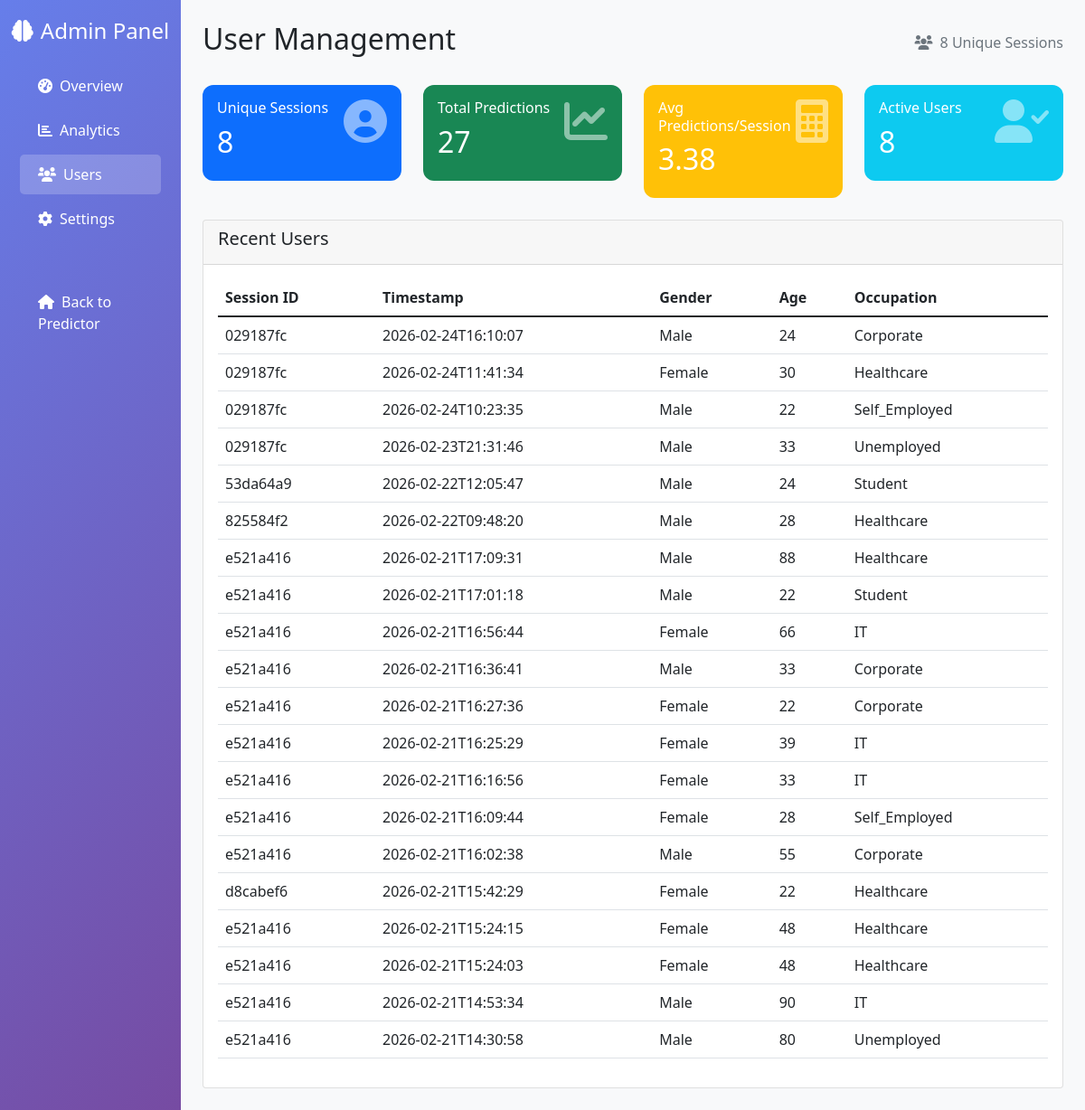
Screenshot of /users with the database file from the repository.
### tables this page shows
CREATE TABLE predictions
                     (id INTEGER PRIMARY KEY AUTOINCREMENT,
                      timestamp DATETIME,
                      session_id TEXT,
                      gender TEXT,
                      age INTEGER,
                      occupation TEXT,
                      country TEXT,
                      family_history TEXT,
                      days_indoors TEXT,
                      growing_stress TEXT,
                      mood_swings TEXT,
                      coping_struggles TEXT,
                      work_interest TEXT,
                      social_weakness TEXT,
                      changes_habits TEXT,
                      behavioral_score INTEGER,
                      risk_level TEXT,
                      confidence FLOAT,
                      top_factors TEXT);

### app.py (the view)
@app.route('/users')
def users():
    logger.info("Users page requested")
    try:
        conn = sqlite3.connect('mental_health.db')
        user_stats = conn.execute('''
            SELECT
                COUNT(DISTINCT session_id) as unique_sessions,
                COUNT(*) as total_predictions
            FROM predictions
        ''').fetchone()
        recent_users = conn.execute('''
            SELECT DISTINCT session_id, timestamp, gender, age, occupation
            FROM predictions
            ORDER BY timestamp DESC
            LIMIT 20
        ''').fetchall()
        conn.close()
        return render_template('users.html',
                             user_stats=user_stats,
                             recent_users=recent_users)
    except Exception as e:
        logger.error(f"Users page failed: {e}")
        return f"<h1>Users Error</h1><p>{str(e)}</p>", 500

### app.py (called while the page is built, shortened)
@app.before_request
def before_request():
    session['start_time'] = datetime.now()
    if request.endpoint and request.endpoint != 'static':
        logger.info(f"Request: {request.method} {request.path}")
        logger.debug(f"Headers: {dict(request.headers)}")
        if request.method == 'POST' and request.form:
            logger.debug(f"Form data: {dict(request.form)}")
        if request.method == 'POST' and request.json:
            logger.debug(f"JSON data: {request.json}")

@app.after_request
def after_request(response):
    if request.endpoint and request.endpoint != 'static':
        start_time = session.get('start_time', datetime.now())
        response_time = (datetime.now() - start_time).total_seconds()
        logger.info(f"Response: {request.method} {request.path} -> {response.status_code} ({response_time:.3f}s)")
    return response

### templates/users.html (shortened to what this page needs)
<!DOCTYPE html>
<html lang="en">
<head>
    <link href="https://cdn.jsdelivr.net/npm/bootstrap@5.1.3/dist/css/bootstrap.min.css" rel="stylesheet">
    <link rel="stylesheet" href="https://cdnjs.cloudflare.com/ajax/libs/font-awesome/6.0.0/css/all.min.css">
</head>
<body>
<div class="container-fluid">
    <div class="row">
        <div class="col-md-2 sidebar">
            <h4 class="text-center mb-4">
                <i class="fas fa-brain me-2"></i>Admin Panel
            </h4>
            <a href="/dashboard">
                <i class="fas fa-tachometer-alt me-2"></i>Overview
            </a>
            <a href="/analytics">
                <i class="fas fa-chart-bar me-2"></i>Analytics
            </a>
            <a href="/users" class="active">
                <i class="fas fa-users me-2"></i>Users
            </a>
            <a href="/settings">
                <i class="fas fa-cog me-2"></i>Settings
            </a>
            <a href="/" class="mt-5">
                <i class="fas fa-home me-2"></i>Back to Predictor
            </a>
        </div>
        <div class="col-md-10 p-4">
            <div class="d-flex justify-content-between align-items-center mb-4">
                <h2>User Management</h2>
                <span class="text-muted">
                    <i class="fas fa-users me-1"></i>
                    {{ user_stats[0] or 0 }} Unique Sessions
                </span>
            </div>
            <div class="row mb-4">
                <div class="col-md-3">
                    <div class="card stat-card bg-primary text-white">
                        <div class="card-body d-flex justify-content-between">
                            <div>
                                <h6>Unique Sessions</h6>
                                <h2>{{ user_stats[0] or 0 }}</h2>
                            </div>
                            <i class="fas fa-user-circle fa-3x opacity-50"></i>
                        </div>
                    </div>
                </div>
                <div class="col-md-3">
                    <div class="card stat-card bg-success text-white">
                        <div class="card-body d-flex justify-content-between">
                            <div>
                                <h6>Total Predictions</h6>
                                <h2>{{ user_stats[1] or 0 }}</h2>
                            </div>
                            <i class="fas fa-chart-line fa-3x opacity-50"></i>
                        </div>
                    </div>
                </div>
                <div class="col-md-3">
                    <div class="card stat-card bg-warning text-white">
                        <div class="card-body d-flex justify-content-between">
                            <div>
                                <h6>Avg Predictions/Session</h6>
                                <h2>{{ "%.2f"|format((user_stats[1] or 0) / ((user_stats[0] or 1) if (user_stats[0] or 1) > 0 else 1)) }}</h2>
                            </div>
                            <i class="fas fa-calculator fa-3x opacity-50"></i>
                        </div>
                    </div>
                </div>
                <div class="col-md-3">
                    <div class="card stat-card bg-info text-white">
                        <div class="card-body d-flex justify-content-between">
                            <div>
                                <h6>Active Users</h6>
                                <h2>{{ user_stats[0] or 0 }}</h2>
                            </div>
                            <i class="fas fa-user-check fa-3x opacity-50"></i>
                        </div>
                    </div>
                </div>
            </div>
            <div class="card">
                <div class="card-header">
                    <h5>Recent Users</h5>
                </div>
                <div class="card-body table-responsive">
                    <table class="table table-hover">
                        <thead>
                        <tr>
                            <th>Session ID</th>
                            <th>Timestamp</th>
                            <th>Gender</th>
                            <th>Age</th>
                            <th>Occupation</th>
                        </tr>
                        </thead>
                        <tbody>
                        {% for row in recent_users %}
                        <tr>
                            <td>{{ row[0] }}</td>
                            <td>{{ row[1][:19] }}</td>
                            <td>{{ row[2] }}</td>
                            <td>{{ row[3] }}</td>
                            <td>{{ row[4] }}</td>
                        </tr>
                        {% endfor %}
                        </tbody>
                    </table>
                </div>
            </div>
        </div>
    </div>
</div>
</body>
</html>

### templates/users.html (style rules this page uses)
body { background: #f8f9fa; font-family: 'Segoe UI', Tahoma, Geneva, Verdana, sans-serif; }
.sidebar { background: linear-gradient(135deg, #667eea 0%, #764ba2 100%); min-height: 100vh; color: white; padding-top: 20px; }
.sidebar a { color: white; text-decoration: none; padding: 10px 20px; display: block; border-radius: 5px; margin: 5px 10px; transition: all 0.3s; }
.sidebar a:hover, .sidebar a.active { background: rgba(255,255,255,0.2); }
.stat-card { border-radius: 12px; border: none; transition: transform 0.3s; }

### rows the page displays
predictions: session "029187fc", timestamp "2026-02-24T16:10:07", gender "Male", age "24", occupation "Corporate"
predictions: session "029187fc", timestamp "2026-02-24T11:41:34", gender "Female", age "30", occupation "Healthcare"
predictions: session "029187fc", timestamp "2026-02-24T10:23:35", gender "Male", age "22", occupation "Self_Employed"
predictions: session "029187fc", timestamp "2026-02-23T21:31:46", gender "Male", age "33", occupation "Unemployed"
predictions: session "53da64a9", timestamp "2026-02-22T12:05:47", gender "Male", age "24", occupation "Student"
predictions: session "825584f2", timestamp "2026-02-22T09:48:20", gender "Male", age "28", occupation "Healthcare"
predictions: session "e521a416", timestamp "2026-02-21T17:09:31", gender "Male", age "88", occupation "Healthcare"
predictions: session "e521a416", timestamp "2026-02-21T17:01:18", gender "Male", age "22", occupation "Student"
predictions: session "e521a416", timestamp "2026-02-21T16:56:44", gender "Female", age "66", occupation "IT"
predictions: session "e521a416", timestamp "2026-02-21T16:36:41", gender "Male", age "33", occupation "Corporate"
predictions: session "e521a416", timestamp "2026-02-21T16:27:36", gender "Female", age "22", occupation "Corporate"
predictions: session "e521a416", timestamp "2026-02-21T16:25:29", gender "Female", age "39", occupation "IT"
predictions: session "e521a416", timestamp "2026-02-21T16:16:56", gender "Female", age "33", occupation "IT"
predictions: session "e521a416", timestamp "2026-02-21T16:09:44", gender "Female", age "28", occupation "Self_Employed"
predictions: session "e521a416", timestamp "2026-02-21T16:02:38", gender "Male", age "55", occupation "Corporate"
predictions: session "d8cabef6", timestamp "2026-02-21T15:42:29", gender "Female", age "22", occupation "Healthcare"
predictions: session "e521a416", timestamp "2026-02-21T15:24:15", gender "Female", age "48", occupation "Healthcare"
predictions: session "e521a416", timestamp "2026-02-21T15:24:03", gender "Female", age "48", occupation "Healthcare"
predictions: session "e521a416", timestamp "2026-02-21T14:53:34", gender "Male", age "90", occupation "IT"
predictions: session "e521a416", timestamp "2026-02-21T14:30:58", gender "Male", age "80", occupation "Unemployed"

### other values shown
{{ user_stats[0] or 0 }} "8"
{{ user_stats[1] or 0 }} "27"
